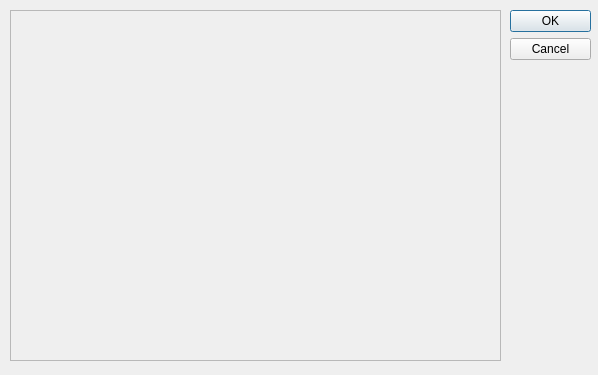
<?xml version="1.0" encoding="UTF-8"?>
<ui version="4.0">
 <class>VideoExportDialog</class>
 <widget class="QDialog" name="VideoExportDialog">
  <property name="geometry">
   <rect>
    <x>0</x>
    <y>0</y>
    <width>598</width>
    <height>375</height>
   </rect>
  </property>
  <property name="windowTitle">
   <string>Video export settings</string>
  </property>
  <widget class="QDialogButtonBox" name="buttonBox">
   <property name="geometry">
    <rect>
     <x>510</x>
     <y>10</y>
     <width>81</width>
     <height>241</height>
    </rect>
   </property>
   <property name="orientation">
    <enum>Qt::Vertical</enum>
   </property>
   <property name="standardButtons">
    <set>QDialogButtonBox::Cancel|QDialogButtonBox::Ok</set>
   </property>
  </widget>
  <widget class="QFrame" name="frame">
   <property name="geometry">
    <rect>
     <x>10</x>
     <y>10</y>
     <width>491</width>
     <height>351</height>
    </rect>
   </property>
   <property name="frameShape">
    <enum>QFrame::StyledPanel</enum>
   </property>
   <property name="frameShadow">
    <enum>QFrame::Raised</enum>
   </property>
  </widget>
 </widget>
 <resources/>
 <connections>
  <connection>
   <sender>buttonBox</sender>
   <signal>accepted()</signal>
   <receiver>VideoExportDialog</receiver>
   <slot>accept()</slot>
   <hints>
    <hint type="sourcelabel">
     <x>248</x>
     <y>254</y>
    </hint>
    <hint type="destinationlabel">
     <x>157</x>
     <y>274</y>
    </hint>
   </hints>
  </connection>
  <connection>
   <sender>buttonBox</sender>
   <signal>rejected()</signal>
   <receiver>VideoExportDialog</receiver>
   <slot>reject()</slot>
   <hints>
    <hint type="sourcelabel">
     <x>316</x>
     <y>260</y>
    </hint>
    <hint type="destinationlabel">
     <x>286</x>
     <y>274</y>
    </hint>
   </hints>
  </connection>
 </connections>
</ui>
